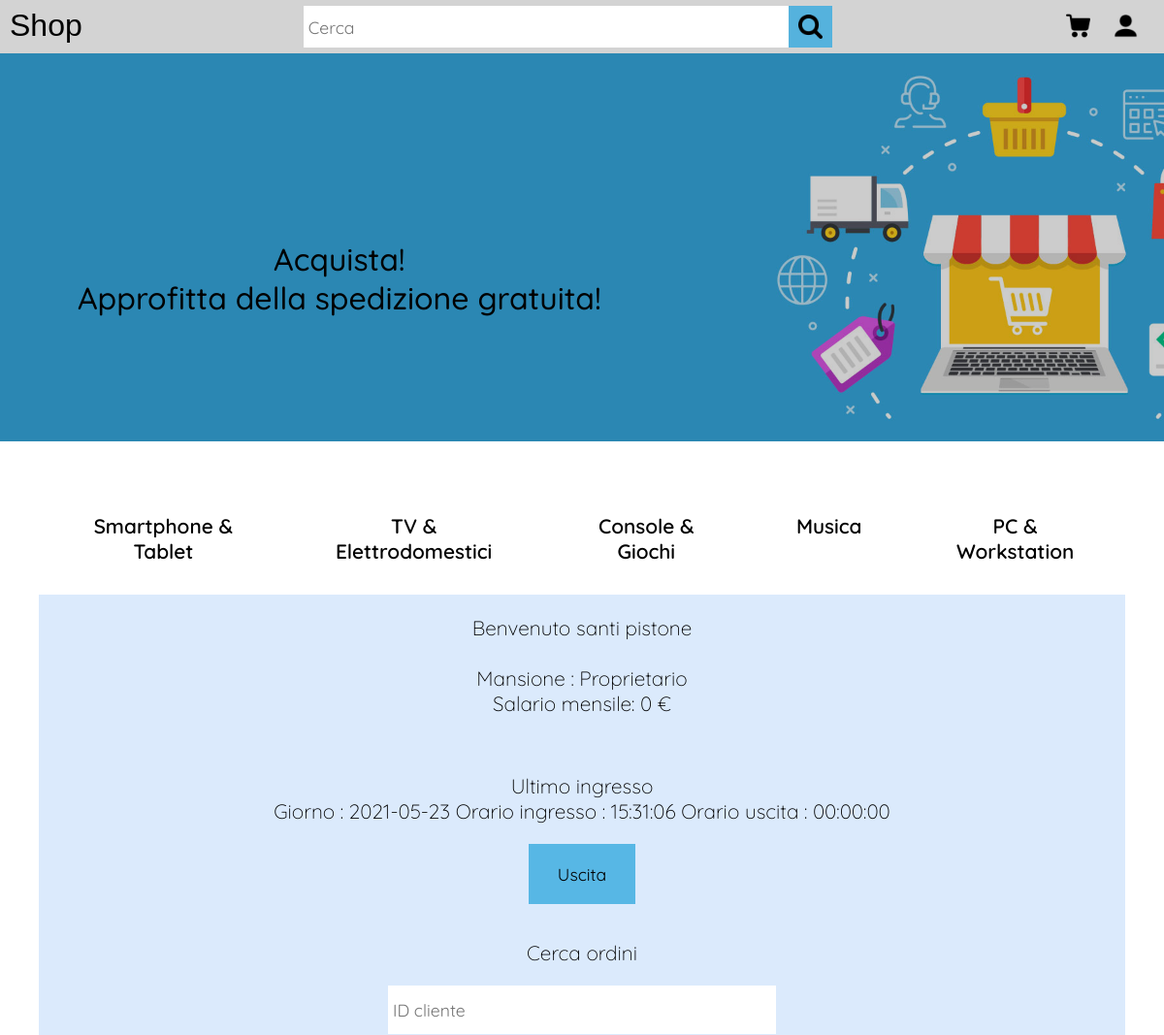
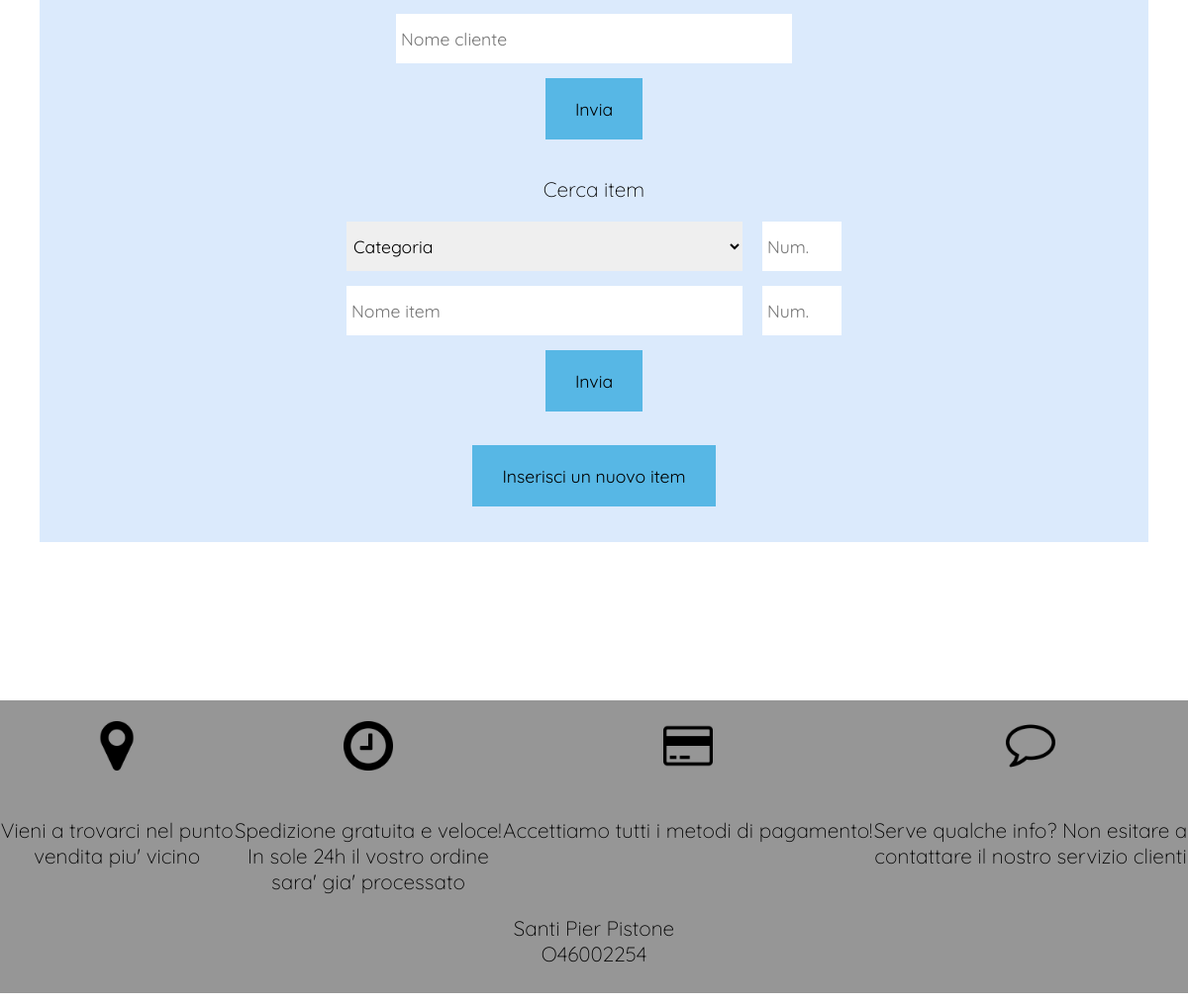
The app's page /home.php?page=user (signed in) with its own data (2 pictures, top to bottom).
### tables this page shows
CREATE TABLE IF NOT EXISTS `dipendente` (
  `codice` int(11) NOT NULL AUTO_INCREMENT,
  `nome` varchar(30) DEFAULT NULL,
  `salario` int(11) DEFAULT NULL,
  `mansione` varchar(30) DEFAULT NULL,
  PRIMARY KEY (`codice`)
);

CREATE TABLE IF NOT EXISTS `orario` (
  `id` int(11) NOT NULL AUTO_INCREMENT,
  `codice_c` int(11) NOT NULL,
  `codice_n` int(11) NOT NULL,
  `data` date NOT NULL,
  `o_inizio` time NOT NULL,
  `o_fine` time DEFAULT NULL,
  KEY `id` (`id`),
  KEY `FK__dipendente` (`codice_c`),
  KEY `FK__negozio` (`codice_n`),
  CONSTRAINT `FK__dipendente` FOREIGN KEY (`codice_c`) REFERENCES `dipendente` (`codice`),
  CONSTRAINT `FK__negozio` FOREIGN KEY (`codice_n`) REFERENCES `negozio` (`codice`)
);

### script/user.php (the view, shortened to what this page needs)
<?php
    function getMansione($conn) {
        $id = $_SESSION['id'];
        $q1 = "SELECT dipendente.mansione FROM dipendente WHERE dipendente.codice = '".$id."'";
        $res1 = mysqli_query($conn, $q1);
        if (mysqli_num_rows($res1) > 0) {
            $f = mysqli_fetch_object($res1);
            echo $f->mansione;
        }
    }
    function getMoney($conn) {
        $id = $_SESSION['id'];
        $q1 = "SELECT dipendente.salario FROM dipendente WHERE dipendente.codice = '".$id."'";
        $res1 = mysqli_query($conn, $q1);
        if (mysqli_num_rows($res1) > 0) {
            $f = mysqli_fetch_object($res1);
            echo floor(($f->salario)/12);
        }
    }
    function lastDay($conn, $id, $stampa) {
        $q1 = "SELECT * FROM orario WHERE orario.codice_c = '".$id."' ORDER BY data DESC, o_inizio DESC";
        $f = mysqli_query($conn, $q1);
        if (mysqli_num_rows($f) > 0) {
            $y = mysqli_fetch_object($f);
            if ($stampa == 1) {
                echo "<p>Ultimo ingresso<br>Giorno : ".$y->data."  Orario ingresso : ".$y->o_inizio." Orario uscita : ".$y->o_fine."</p>";
            }
        }
    }
    function OnOff($conn, $id) {
        lastDay($conn, $id, 1);
        if ($_SESSION['enter'] == 1 && $_SESSION['exit'] == 0) {
            return True;
        } else
            return False;
    }
?>

### style.css (style rules this page uses)
body { margin: 0; background-color: white; }
p { font-family: 'Lucida Sans', sans-serif; font-style: normal; color: rgb(0, 0, 0); font-size: 12px; font-weight: 100; font-style: normal; line-height: normal; }
div p { font-family: 'Quicksand', sans-serif; font-size: 1.3em; text-align: center; }

### records on screen
dipendente: mansione "Proprietario", floor(($f->salario)/12) "0"
orario: data "2021-05-23", o_inizio "15:31:06", o_fine "00:00:00"

### other values on screen
$_SESSION['name'] "santi pistone"
